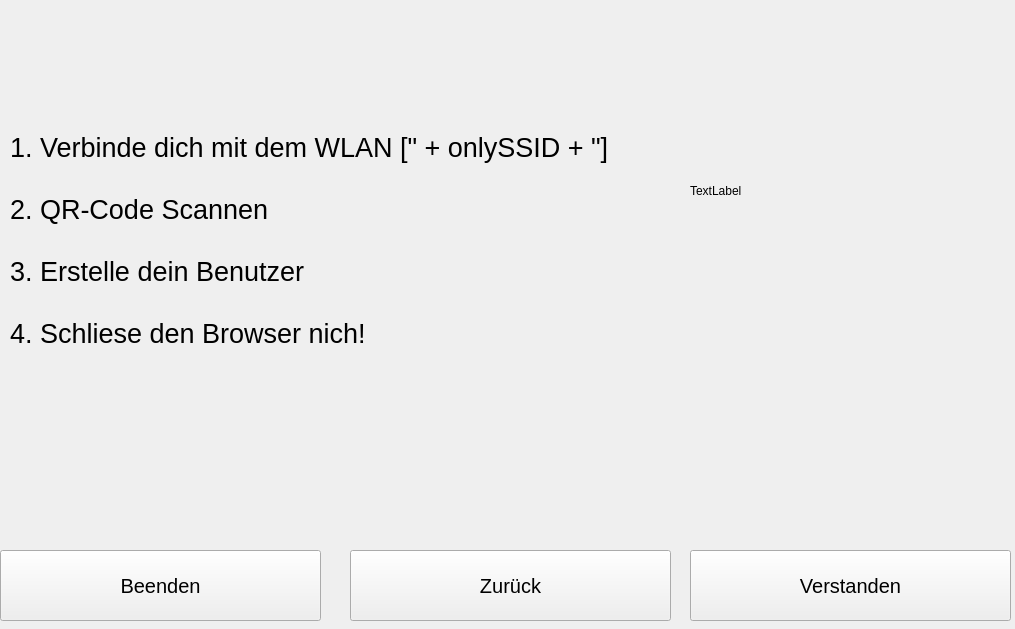
<?xml version="1.0" encoding="UTF-8"?>
<ui version="4.0">
 <class>Form</class>
 <widget class="QWidget" name="Form">
  <property name="geometry">
   <rect>
    <x>0</x>
    <y>0</y>
    <width>1015</width>
    <height>629</height>
   </rect>
  </property>
  <property name="windowTitle">
   <string>Form</string>
  </property>
  <widget class="QLabel" name="label">
   <property name="geometry">
    <rect>
     <x>10</x>
     <y>110</y>
     <width>621</width>
     <height>261</height>
    </rect>
   </property>
   <property name="font">
    <font>
     <pointsize>20</pointsize>
     <weight>50</weight>
     <bold>false</bold>
    </font>
   </property>
   <property name="text">
    <string>1. Verbinde dich mit dem WLAN [&quot; + onlySSID + &quot;]

2. QR-Code Scannen

3. Erstelle dein Benutzer

4. Schliese den Browser nich!</string>
   </property>
  </widget>
  <widget class="QPushButton" name="buttonBeenden">
   <property name="geometry">
    <rect>
     <x>0</x>
     <y>550</y>
     <width>321</width>
     <height>71</height>
    </rect>
   </property>
   <property name="font">
    <font>
     <pointsize>15</pointsize>
    </font>
   </property>
   <property name="text">
    <string>Beenden</string>
   </property>
  </widget>
  <widget class="QPushButton" name="buttonZurueck">
   <property name="geometry">
    <rect>
     <x>350</x>
     <y>550</y>
     <width>321</width>
     <height>71</height>
    </rect>
   </property>
   <property name="font">
    <font>
     <pointsize>15</pointsize>
    </font>
   </property>
   <property name="text">
    <string>Zurück</string>
   </property>
  </widget>
  <widget class="QPushButton" name="buttonVerstanden">
   <property name="geometry">
    <rect>
     <x>690</x>
     <y>550</y>
     <width>321</width>
     <height>71</height>
    </rect>
   </property>
   <property name="font">
    <font>
     <pointsize>15</pointsize>
    </font>
   </property>
   <property name="text">
    <string>Verstanden</string>
   </property>
  </widget>
  <widget class="QLabel" name="qrCodeIMG">
   <property name="geometry">
    <rect>
     <x>690</x>
     <y>110</y>
     <width>201</width>
     <height>161</height>
    </rect>
   </property>
   <property name="text">
    <string>TextLabel</string>
   </property>
  </widget>
 </widget>
 <resources/>
 <connections/>
</ui>
